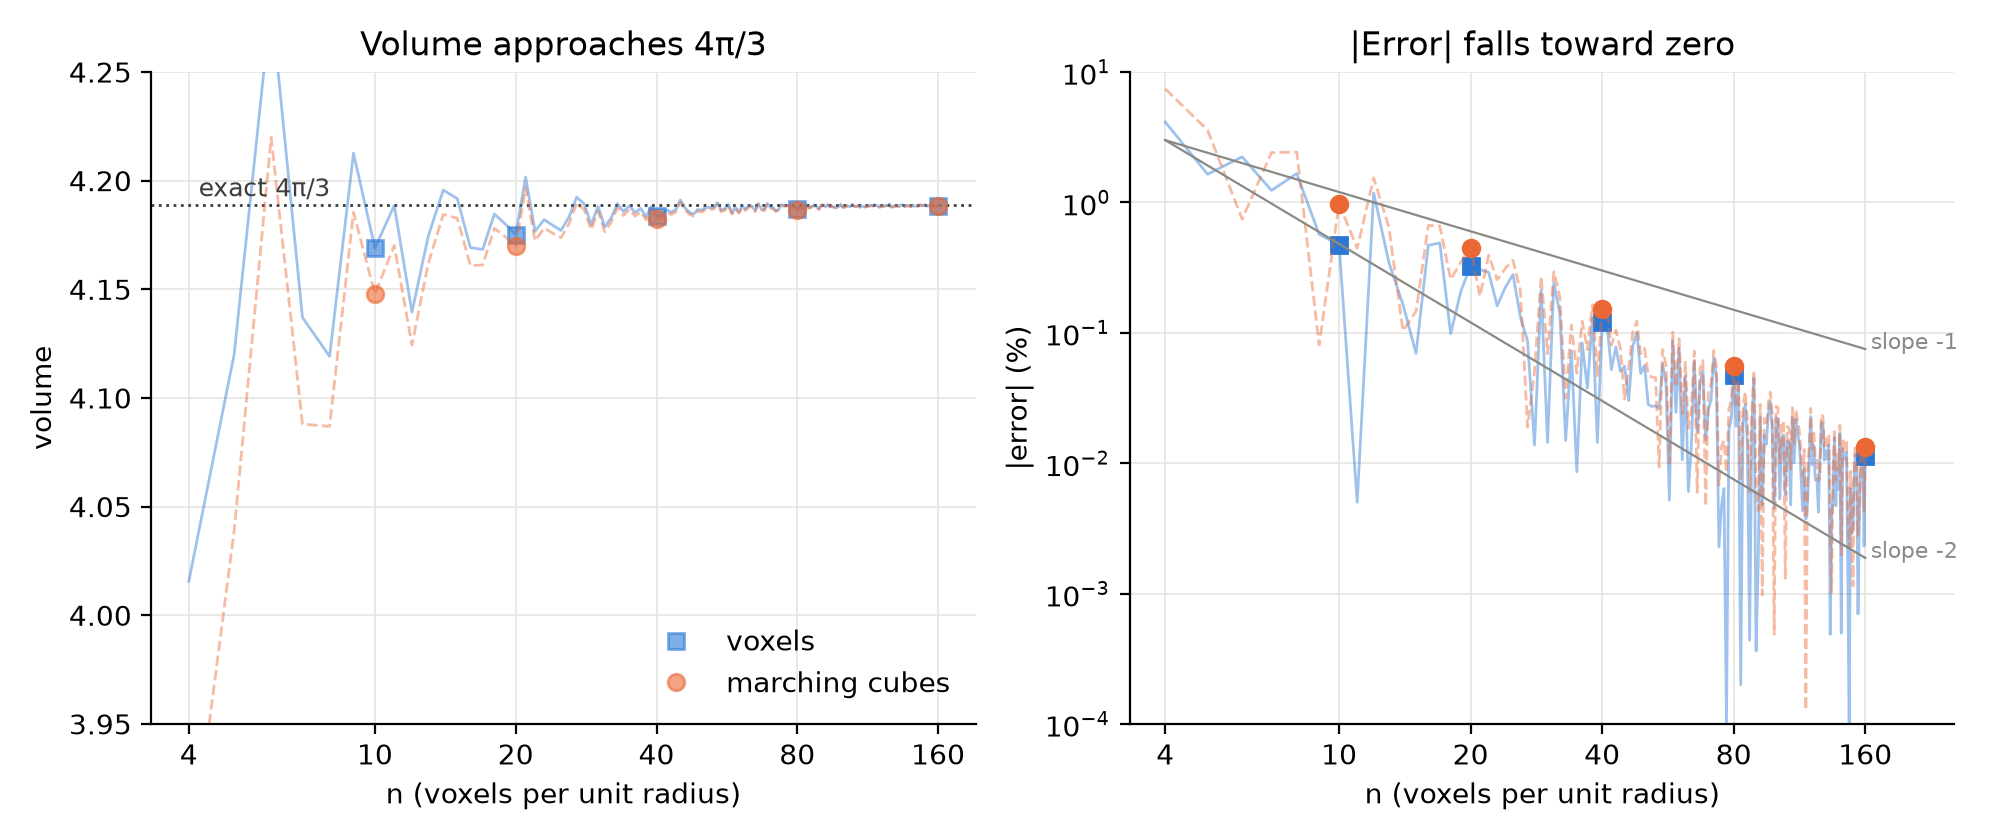

Source code (Python):
#!/usr/bin/env python3
"""The volume of the voxel sphere and of its marching cubes surface, against n.

For every n from 4 to 160, the script

1. builds the segmentation of a sphere of radius `n` voxels,
2. runs `automesh mesh tri --cubes marching` on it, which scales the surface to
   the unit sphere,
3. adds up the signed volume that the surface encloses, and
4. counts the inside voxels and multiplies by 1/n^3.

It prints the sign changes, the number of volumes above 4 pi / 3, and the
log-log slope of each error, and draws both volumes and both errors in
`unit_sphere_v2_convergence.png`.  The surfaces live in a scratch directory.
Only the figure stays.

Example
-------
cd ~/autotwin/automesh/book/examples/gallery/academic
uv run --with numpy --with matplotlib unit_sphere_v2_convergence.py

Output
------
unit_sphere_v2_convergence.png and a table on the terminal.
"""

import subprocess
import tempfile
from concurrent.futures import ThreadPoolExecutor
from pathlib import Path

import matplotlib.pyplot as plt
import numpy as np

SWEEP = range(4, 161)
TABLE = (10, 20, 40, 80, 160)
SERIES = ("#2a78d6", "#eb6834")
INK = "#3d3d3a"
MUTED = "#8a8a85"
GRID = "#e6e5e0"
DPI = 200


def sphere(*, radius: int) -> np.ndarray:
    """Returns the segmentation of a sphere of `radius` voxels, axes (x, y, z)."""
    k = np.arange(-radius, radius + 1)
    x, y, z = np.meshgrid(k, k, k, indexing="ij", sparse=True)
    return (x * x + y * y + z * z <= radius * radius).astype(np.uint8)


def stl_read(*, path: Path) -> np.ndarray:
    """Reads a binary STL, returns the triangles, shape (faces, 3, 3)."""
    data = np.fromfile(path, dtype=np.uint8)
    record = np.dtype(
        [("normal", "<f4", 3), ("vertices", "<f4", (3, 3)), ("attribute", "<u2")]
    )
    return np.frombuffer(data[84:].tobytes(), dtype=record)["vertices"].astype(float)


def volume_signed(*, triangles: np.ndarray) -> float:
    """Returns the signed volume, positive when the faces wind outward."""
    a, b, c = triangles[:, 0], triangles[:, 1], triangles[:, 2]
    return float(np.einsum("ij,ij->i", a, np.cross(b, c)).sum() / 6.0)


def volumes_measure(*, radius: int) -> tuple:
    """Returns the voxel volume and the marching cubes volume for `radius`."""
    voxels = sphere(radius=radius)
    scale = 1.0 / radius
    translate = -(radius + 0.5) / radius
    with tempfile.TemporaryDirectory() as scratch:
        npy = Path(scratch) / "sphere.npy"
        stl = Path(scratch) / "sphere.stl"
        np.save(npy, voxels)
        command = ["automesh", "mesh", "tri", "-i", str(npy), "-o", str(stl)]
        command += ["--cubes", "marching", "-q"]
        for axis in "xyz":
            command += [f"--{axis}scale", repr(scale)]
            command += [f"--{axis}translate", repr(translate)]
        subprocess.run(command, check=True)
        surface = volume_signed(triangles=stl_read(path=stl))
    return voxels.sum() / radius**3, surface


def volumes_sweep() -> tuple:
    """Returns the voxel and marching cubes volumes for every n in SWEEP."""
    with ThreadPoolExecutor() as pool:
        rows = list(pool.map(lambda n: volumes_measure(radius=n), SWEEP))
    return np.array([row[0] for row in rows]), np.array([row[1] for row in rows])


def convergence_plot(*, output: Path) -> None:
    """Draws the volume and its error against n, for voxels and marching cubes."""
    exact = 4.0 * np.pi / 3.0
    ns = np.array(SWEEP)
    table = np.isin(ns, TABLE)
    series = dict(zip(("voxels", "marching cubes"), volumes_sweep(), strict=True))
    print(f"n from {ns[0]} to {ns[-1]}, {len(ns)} values")
    for name, volume in series.items():
        signed = volume - exact
        slope = np.polyfit(np.log(ns), np.log(np.abs(signed)), 1)[0]
        print(
            f"{name:>14}: sign changes {np.sum(np.diff(np.sign(signed)) != 0)}, "
            f"above 4π/3 {np.sum(signed > 0)}, log-log slope {slope:.2f}"
        )
    below = np.sum(series["marching cubes"] < series["voxels"])
    print(f"marching cubes below voxels at {below} of {len(ns)} values")
    styles = {
        "voxels": {"color": SERIES[0], "marker": "s", "linestyle": "-"},
        "marching cubes": {"color": SERIES[1], "marker": "o", "linestyle": "--"},
    }
    fig, (left, right) = plt.subplots(1, 2, figsize=(10, 4.2))
    left.axhline(exact, color=INK, linewidth=1.0, linestyle=":")
    left.text(4.2, exact + 0.004, "exact 4π/3", color=INK, fontsize=9)
    for name, volume in series.items():
        style = styles[name]
        error = 100.0 * np.abs(volume - exact) / exact
        for ax, values in ((left, volume), (right, error)):
            ax.plot(
                ns,
                values,
                color=style["color"],
                linestyle=style["linestyle"],
                linewidth=1.0,
                alpha=0.45,
            )
            ax.plot(
                ns[table],
                values[table],
                color=style["color"],
                marker=style["marker"],
                markersize=6,
                alpha=0.6 if ax is left else 1.0,
                linestyle="none",
                label=name,
            )
    for slope, anchor in ((-1, 3.0), (-2, 3.0)):
        guide = anchor * (ns / ns[0]) ** slope
        right.plot(ns, guide, color=MUTED, linewidth=0.8)
        right.text(ns[-1] * 1.03, guide[-1], f"slope {slope}", color=MUTED, fontsize=8)
    left.set_xscale("log")
    left.set_ylim(3.95, 4.25)
    left.set_ylabel("volume")
    left.set_title("Volume approaches 4π/3")
    right.set_xscale("log")
    right.set_yscale("log")
    right.set_ylim(1e-4, 10.0)
    right.set_ylabel("|error| (%)")
    right.set_title("|Error| falls toward zero")
    for ax in (left, right):
        ax.set_xlabel("n (voxels per unit radius)")
        ax.set_xticks(
            [4, 10, 20, 40, 80, 160], labels=["4", "10", "20", "40", "80", "160"]
        )
        ax.minorticks_off()
        ax.grid(color=GRID, linewidth=0.6)
        ax.set_axisbelow(True)
        for spine in ("top", "right"):
            ax.spines[spine].set_visible(False)
    right.set_xlim(right=ns[-1] * 1.6)
    left.legend(frameon=False, loc="lower right")
    fig.tight_layout()
    fig.savefig(output, dpi=DPI)
    plt.close(fig)


if __name__ == "__main__":
    convergence_plot(output=Path(__file__).resolve().parent / "unit_sphere_v2_convergence.png")
